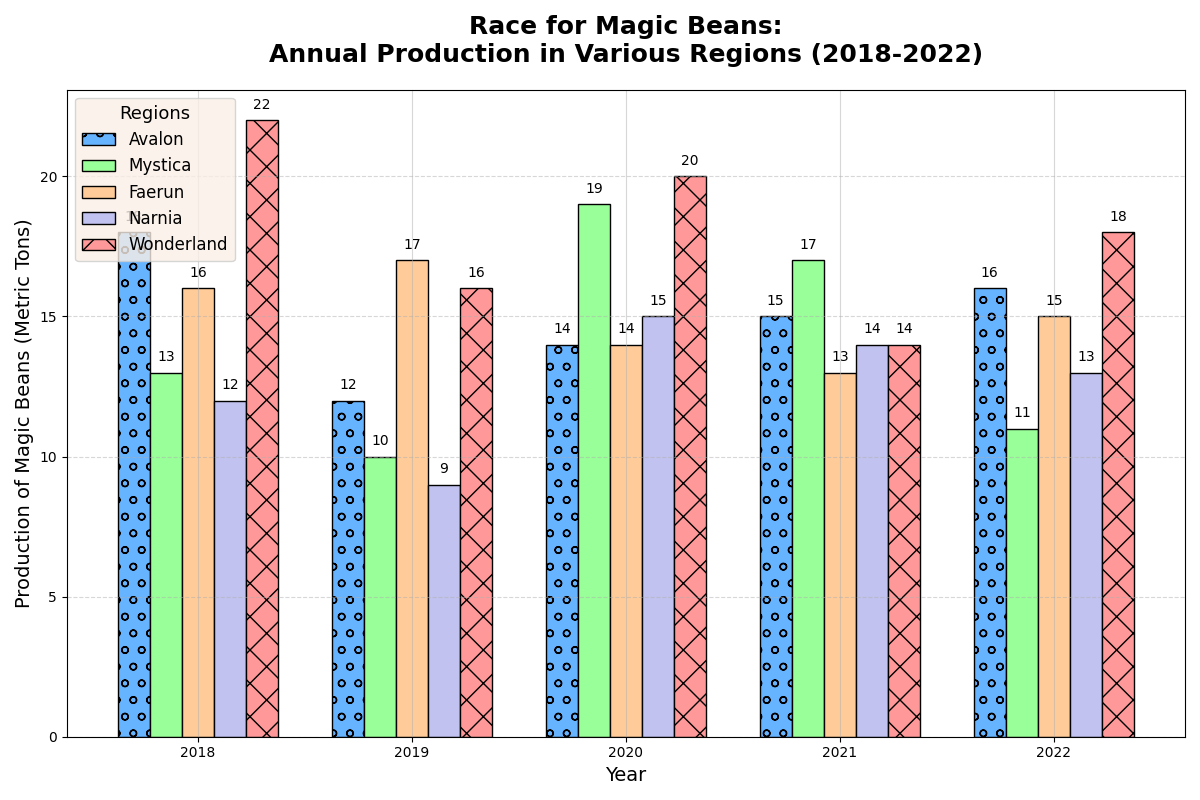

Write the Python code that produced this figure.
import matplotlib.pyplot as plt
import numpy as np

regions = ['Avalon', 'Mystica', 'Faerun', 'Narnia', 'Wonderland']
years = [2018, 2019, 2020, 2021, 2022]

# Randomly altered data while maintaining the dimensional structure
production_data = np.array([
    [18, 12, 14, 15, 16],
    [13, 10, 19, 17, 11],
    [16, 17, 14, 13, 15],
    [12, 9, 15, 14, 13],
    [22, 16, 20, 14, 18]
])

bar_width = 0.15
x = np.arange(len(years))
fig, ax = plt.subplots(figsize=(12, 8))

colors = ['#66b3ff', '#99ff99', '#ffcc99', '#c2c2f0', '#ff9999']
markers = ['o', 's', '^', 'D', 'X']
linestyles = ['-', '--', '-.', ':', '-']
for i, region in enumerate(regions):
    ax.bar(x + i * bar_width, production_data[i], width=bar_width, label=region, color=colors[i], edgecolor='black', hatch=markers[i])

ax.set_title('Race for Magic Beans:\nAnnual Production in Various Regions (2018-2022)', fontsize=18, fontweight='bold', pad=20)
ax.set_xlabel('Year', fontsize=14)
ax.set_ylabel('Production of Magic Beans (Metric Tons)', fontsize=14)
ax.set_xticks(x + bar_width * 2)
ax.set_xticklabels(years)
ax.legend(title='Regions', fontsize=12, title_fontsize='13', loc='upper left', frameon=True, facecolor='linen')
ax.grid(axis='x', linestyle=linestyles[0], alpha=0.5)
ax.yaxis.grid(linestyle=linestyles[1], alpha=0.5)

# Add text annotations on each bar
for i in range(len(regions)):
    for j in range(len(years)):
        ax.text(x[j] + i * bar_width, production_data[i, j] + 0.3, str(production_data[i, j]), ha='center', va='bottom', fontsize=10)

plt.tight_layout()
plt.show()
